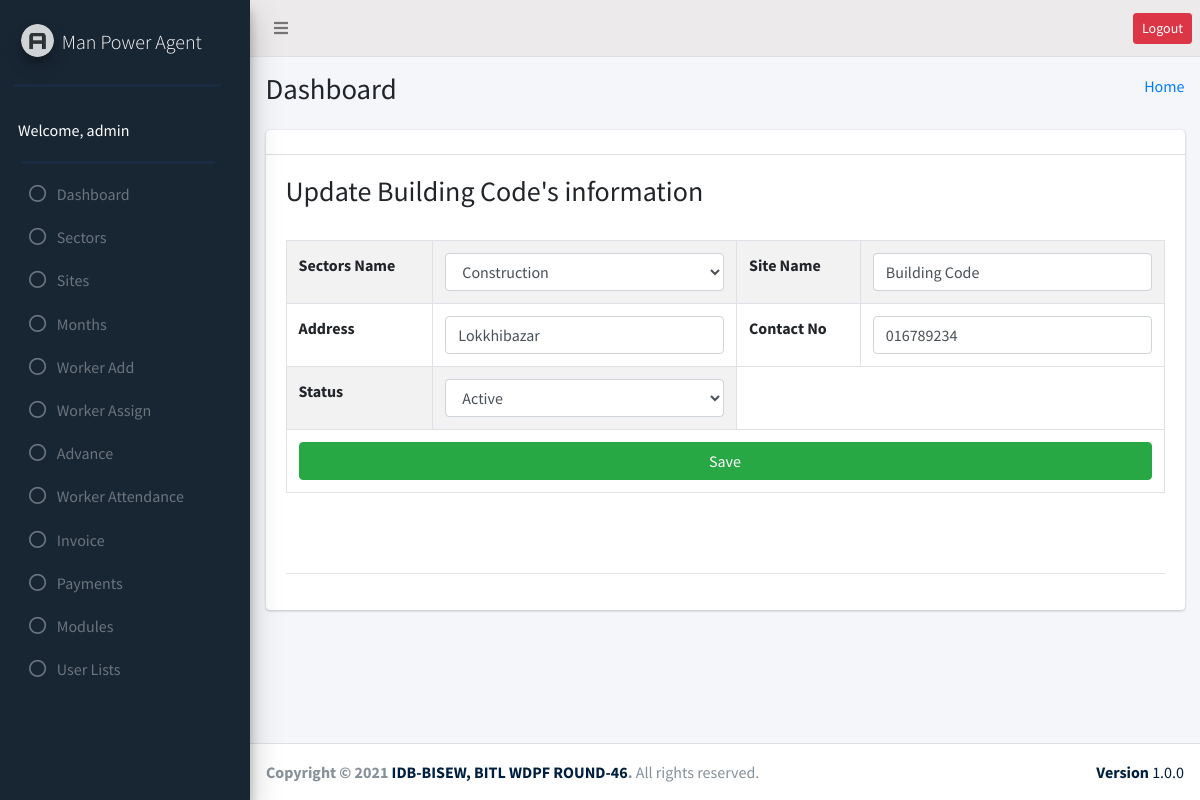
The page /sites/sites_edit.php?ram=1 (signed in) on the database its author committed.
### tables this page shows
CREATE TABLE `user_role` (
  `id` int(11) NOT NULL,
  `adminID` int(11) NOT NULL,
  `sites_edit` int(50) DEFAULT NULL,
  `sites_delete` int(50) DEFAULT NULL,
  `sectors_edit` int(50) DEFAULT NULL,
  `sectors_delete` int(50) DEFAULT NULL,
  `add_worker_edit` int(50) DEFAULT NULL,
  `add_worker_delete` int(50) DEFAULT NULL,
  `worker_assign_edit` int(50) DEFAULT NULL,
  `worker_assign_delete` int(50) DEFAULT NULL,
  `advance_edit` int(50) DEFAULT NULL,
  `advance_delete` int(50) DEFAULT NULL,
  `payments_edit` int(50) DEFAULT NULL,
  `payments_delete` int(50) DEFAULT NULL,
  `month_edit` int(50) DEFAULT NULL,
  `month_delete` int(50) DEFAULT NULL,
  `modules_edit` int(50) DEFAULT NULL,
  `modules_delete` int(50) DEFAULT NULL,
  `user_lists_edit` int(50) DEFAULT NULL,
  `user_lists_delete` int(50) DEFAULT NULL,
  `worker_attendance_edit` int(11) NOT NULL,
  `worker_attendance_delete` int(11) NOT NULL,
  `invoice_edit` int(11) NOT NULL,
  `invoice_delete` int(11) NOT NULL
);

CREATE TABLE `sites` (
  `id` int(11) NOT NULL,
  `sectorID` int(11) NOT NULL,
  `site_name` varchar(255) NOT NULL,
  `address` text NOT NULL,
  `contact_no` varchar(255) NOT NULL,
  `status` enum('active','inactive') NOT NULL
);

CREATE TABLE `sectors` (
  `id` int(11) NOT NULL,
  `sector_name` varchar(255) NOT NULL
);

### sites/sites_edit.php (the view, shortened to what this page needs)
<?php
require_once("../header.php");
require_once("../sidebar.php");
require_once("../db_config.php");?>
<?php
    $d=$_GET['ram'];
    $details=$conn->query("SELECT sites.id,sectors.sector_name,sites.site_name,sites.address,sites.contact_no,sites.status FROM `sites` JOIN sectors ON sectors.id=sites.sectorID WHERE sites.id=$d ");
    $result=$details->fetch_assoc();
      $sec=$conn->query("SELECT * FROM sectors");
      ?>
<section class="content-header">
  <div class="container-fluid">
    <div class="row mb-2">
      <div class="col-sm-6">
        <h1>Dashboard</h1>
      </div>
      <div class="col-sm-6">
        <ol class="breadcrumb float-sm-right">
          <li class="breadcrumb-item"><a href="add_sites.php">Home</a></li>
        </ol>
      </div>
    </div>
  </div>
</section>
<section class="content">
  <div class="container-fluid">
    <div class="row">
      <div class="col-md-12">
        <div class="card">
          <div class="card-header">
         </div>
         <div class="card-body">
           <h3>Update <?php echo $result['site_name'] ?>'s information</h3>
               <br>
          <form action="" method="post"enctype="multipart/form-data">
            <table class="table table-bordered  table-striped table-hover">
              <tr>
                <th>Sectors Name</th>
                <td>
                 <select name="sectorID"  class="form-control">
                  <?php while($s=$sec->fetch_assoc()) { ?>
                    <option value="<?php echo $s['id'] ?>"<?php if($s['id']==$result['id']){echo "selected";} ?>><?php echo $s['sector_name']; ?>
                  </option>
                <?php } ?>
              </select>
            </td>
            <th>Site Name</th>
            <td>
              <input type="text" name="site_name" class="form-control" value="<?php echo $result['site_name']?>">
            </td>
          </tr>
          <tr>
            <th>Address</th>
            <td>
              <input type="text" name="address" class="form-control"value="<?php echo $result['address']?>">
            </td>
            <th>Contact No</th>
            <td>
              <input type="text" name="contact_no" class="form-control"value="<?php echo $result['contact_no']?>">
            </td>
          </tr>
          <tr>
            <th>Status</th>
            <td>
              <select name="status"class="form-control" value="<?php echo $result['status']?>">
                <option>Active</option>
              </select>
            </td>
          </tr>
          <tr>
            <td colspan="8">
              <input type="submit" name="submit" value="Save" class="btn btn-block btn-success">
            </td>
          </tr>
        </table>
      </form>
      <br>
      <br>
    <hr>
 </div>
</div>
</div>
</div>
</div>
</section>
<?php require("../footer.php"); ?>

### sidebar.php (shortened to what this page needs)
 <?php
    $serverName = 'http://'.$_SERVER['SERVER_NAME'].'/man_power_agent';
    require_once("db_config.php");
?>
 <aside class="main-sidebar bg-success pt-14  elevation-4">
   <a href="" class="brand-link">
     <img src="<?= $serverName; ?>/assets/images/AdminLTELogo.png"
       alt="AdminLTE Logo" class="brand-image img-circle elevation-3" style="opacity: .8">
     <span class="brand-text font-weight-light">Man Power Agent</span>
   </a>
   <div class="bb-2"></div>
   <div class="sidebar">
     <div class="user-panel mt-3  d-flex">
       <div class="info text-white">
         Welcome, <?= $_SESSION['name']; ?>
       </div>
     </div>
     <div class="bb-2"></div>
     <nav class="mt-2">
       <ul class="nav nav-pills nav-sidebar flex-column" data-widget="treeview" role="menu" data-accordion="false">
       <li class="nav-item">
           <a href="http://localhost/man_power_agent/dashboard.php" class="nav-link">
             <i class="far fa-circle nav-icon"></i>
             <p>Dashboard</p>
           </a>
         </li>
         <?php
         $result = $conn->query("SELECT * FROM `admin`");
           while ($row = $result->fetch_assoc()) {
               if ($_SESSION['name'] == $row['name']) {
                   $id = $_SESSION['id'];
                   if ($row['status'] =='active') {
                       $userRoleTable= $conn->query("SELECT * FROM `user_role` JOIN admin ON admin.id= user_role.adminID WHERE `adminID`= $id");
                       while ($roleRow = $userRoleTable->fetch_assoc()) {
                           ?>
        <?php
           if ($roleRow['sectors_edit'] == '1'  || $roleRow['sectors_delete'] == '1') {
               ?>
         <li class="nav-item">
           <a href="http://localhost/man_power_agent/sectors/sectors.php" class="nav-link">
             <i class="far fa-circle nav-icon"></i>
             <p>Sectors</p>
           </a>
         </li>
         <?php
           }
           if ($roleRow['sites_edit'] == '1'  || $roleRow['sites_delete'] == '1') {
               ?>
         <li class="nav-item">
           <a href="http://localhost/man_power_agent/sites/sites.php" class="nav-link">
             <i class="far fa-circle nav-icon"></i>
             <p>Sites</p>
           </a>
         </li>
         <?php
           }
           if ($roleRow['month_edit'] == '1'  || $roleRow['month_delete'] == '1') { ?>
         <li class="nav-item">
           <a href="http://localhost/man_power_agent/month/month.php" class="nav-link">
             <i class="far fa-circle nav-icon"></i>
             <p>Months</p>
           </a>
         </li>
         <?php } ?>
        <?php  if ($roleRow['add_worker_edit'] == '1'  || $roleRow['add_worker_delete'] == '1') { ?>
         <li class="nav-item">
           <a href="http://localhost/man_power_agent/add_worker/add_worker.php" class="nav-link">
             <i class="far fa-circle nav-icon"></i>
             <p>Worker Add</p>
           </a>
         </li>
         <?php } ?>
         <?php  if ($roleRow['worker_assign_edit'] == '1'  || $roleRow['worker_assign_delete'] == '1') { ?>
         <li class="nav-item">
           <a href="http://localhost/man_power_agent/worker_assign/worker_assign.php" class="nav-link">
             <i class="far fa-circle nav-icon"></i>
             <p>Worker Assign</p>
           </a>
         </li>
         <?php  } ?>
         <?php  if ($roleRow['advance_edit'] == '1'  || $roleRow['advance_delete'] == '1') { ?>
         <li class="nav-item">
           <a href="http://localhost/man_power_agent/advance/advance.php" class="nav-link">
             <i class="far fa-circle nav-icon"></i>
             <p>Advance</p>
           </a>
         </li>
         <?php } ?>
         <?php  if ($roleRow['worker_attendance_edit'] == '1'  || $roleRow['worker_attendance_delete'] == '1') { ?>
         <li class="nav-item">
           <a href="http://localhost/man_power_agent/worker_attendance/worker_attendance.php" class="nav-link">
             <i class="far fa-circle nav-icon"></i>
             <p>Worker Attendance</p>
           </a>
         </li>
         <?php } ?>
         <?php  if ($roleRow['invoice_edit'] == '1'  || $roleRow['invoice_delete'] == '1') { ?>
         <li class="nav-item">
           <a href="http://localhost/man_power_agent/invoice/invoice.php" class="nav-link">
             <i class="far fa-circle nav-icon"></i>
             <p>Invoice</p>
           </a>
         </li>
         <?php } ?>
         <?php  if ($roleRow['payments_edit'] == '1'  || $roleRow['payments_delete'] == '1') { ?>
          <li class="nav-item">
           <a href="http://localhost/man_power_agent/payments/payments.php" class="nav-link">
             <i class="far fa-circle nav-icon"></i>
             <p>Payments</p>
           </a>
         </li>
         <?php } ?>
         <?php  if ($roleRow['modules_edit'] == '1'  || $roleRow['modules_delete'] == '1') { ?>
         <li class="nav-item">
           <a href="http://localhost/man_power_agent/modules/modules.php" class="nav-link">
             <i class="far fa-circle nav-icon"></i>
             <p>Modules</p>
           </a>
         </li>
         <?php } ?>
         <?php  if ($roleRow['user_lists_edit'] == '1'  || $roleRow['user_lists_delete'] == '1') { ?>
          <li class="nav-item">
           <a href="http://localhost/man_power_agent/user_lists/user_lists.php" class="nav-link">
             <i class="far fa-circle nav-icon"></i>
             <p>User Lists</p>
           </a>
         </li>
         <?php  } ?>
         <?php
                       }
                   }
                   else {
                       header("location: inactive_user.php");
                   }
               }
           }
         ?>
       </ul>
     </nav>
   </div>
 </aside>

### rows shown on the page
user_role: sectors_edit 1 (drawn), sites_edit 0 (drawn), month_edit 1 (drawn), add_worker_edit 1 (drawn), worker_assign_edit 1 (drawn), advance_edit 1 (drawn), worker_attendance_edit 1 (drawn), invoice_edit 1 (drawn), payments_edit 1 (drawn), modules_edit 1 (drawn), user_lists_edit 1 (drawn)
sites: site_name "Building Code", sectorID "Construction", status "Active"

### other values the page prints
$_SESSION['name'] "admin"
